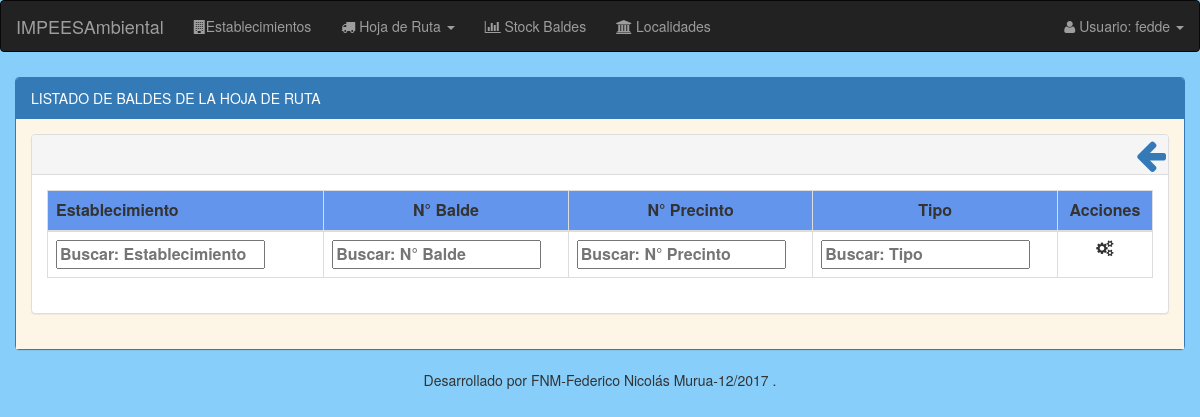
Before: /hojas-de-Ruta/listado/hoja_de_ruta/2018/4/14/ (signed in) with the older database file.
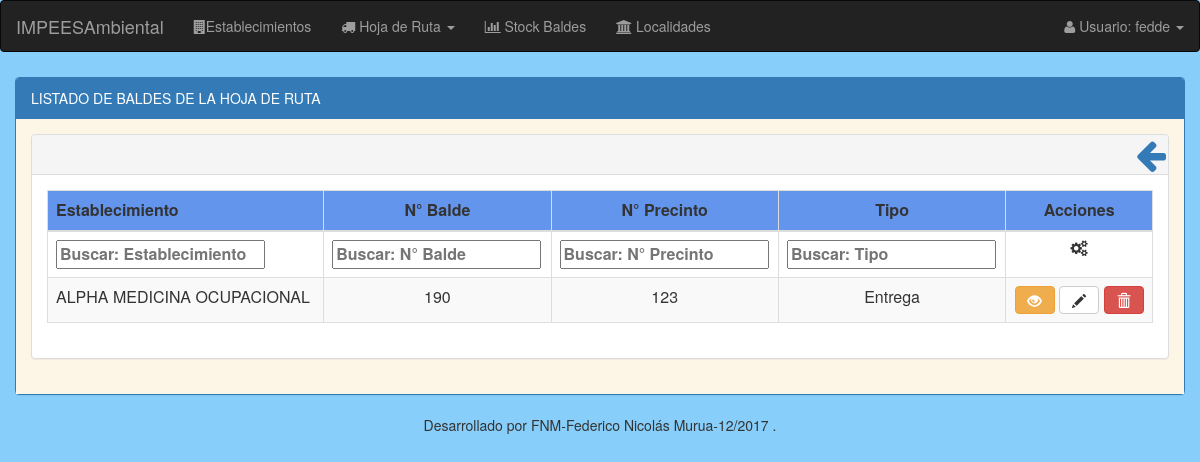
After: the same page with the newer database file.
### modulo_I/models.py (models this page shows, shortened)
class DetalleHojaRuta(models.Model):
    balde = models.ForeignKey('Balde') #balde_entrega
    nro_precinto = models.BigIntegerField(unique=True, blank=True, null=True)
    tipo = models.CharField(max_length=15, choices=Entrega_Retiro)
    registro_hoja_ruta = models.ForeignKey('RegistroHojaRuta')

class RegistroHojaRuta(models.Model):
    fecha_recorrido = models.DateField() #fecha del dia que se imprimió la hoja de ruta
    establecimiento_generador = models.ForeignKey('EstablecimientoGenerador')
    hora_llegada = models.CharField(max_length=5, blank=True, null=True)
    hora_salida = models.CharField(max_length=5, blank=True, null=True)
    class Meta:
        unique_together = ('fecha_recorrido', 'establecimiento_generador',)

class EstablecimientoGenerador(models.Model):
    nro_inscripcion = models.BigIntegerField(unique=True, blank=True, null=True, default=None) # N° inscripcion registro de generadores provincia del chubut
    activo = models.BooleanField(default=False)
    razon_social = models.CharField(max_length=50)
    direccion = models.CharField(max_length=100)
    tipo_actividad = MultiSelectField(choices=sorted(Actividades), blank=True, null=True)
    recoleccion = MultiSelectField(choices=Dias, blank=True, null=True)
    localidad = models.ForeignKey('Localidad', null=True, on_delete=models.SET_NULL)
    telefono = models.CharField(max_length=50, blank=True, null=True)
    email = models.CharField(max_length=200, blank=True, null=True)
    responsable_ambiental = models.CharField(max_length=50, blank=True, null=True)
    cuit = models.CharField(max_length=20, blank=True, null=True)
    recorrido = models.ForeignKey('Recorrido', blank=True, null=True, on_delete=models.SET_NULL)
    nro_parada = models.IntegerField(validators=[MinValueValidator(1)], blank=True, null=True)
    recorrido_extra = models.ForeignKey('Recorrido', blank=True, null=True, on_delete=models.SET_NULL, related_name="recorrido_extra")
    nro_parada_extra = models.IntegerField(validators=[MinValueValidator(1)], blank=True, null=True)
    def __str__(self):
        return "%s" % (self.razon_social)

class Balde(models.Model):
    nro_balde = models.CharField(max_length=15, unique=True)
    capacidad = models.CharField(max_length=5, choices=Capacidad_balde) # en dm3
    estado = models.CharField(max_length=15, choices=Estado, default='En Planta')
    establecimiento_generador = models.ForeignKey('EstablecimientoGenerador', blank=True, null=True, default=None)

### modulo_I/views.py (the view)
@login_required
def listado_baldes_utilizados(request, anio, mes, dia):
    fecha_recorrido = datetime.date(int(anio), int(mes), int(dia))
    listado_baldes = DetalleHojaRuta.objects.filter(registro_hoja_ruta__fecha_recorrido__year=int(anio), registro_hoja_ruta__fecha_recorrido__month=int(mes), registro_hoja_ruta__fecha_recorrido__day=int(dia))
    return render(request, 'registroHojaRuta/baldes_utilizados/baldeutilizado_listado.html', {'listado_baldes': listado_baldes})

### modulo_I/templates/registroHojaRuta/baldes_utilizados/baldeutilizado_listado.html (shortened to what this page needs)
{% extends "balde/balde_listado.html" %}
{% load staticfiles %}
{% block panel-heading %}
  LISTADO DE BALDES DE LA HOJA DE RUTA
{% endblock %}
{% block panel-heading-tabla %}
  <div style="padding-top:0.3%; padding-left:0.1%;">
    <a href="{% url 'registroHojaRuta:listado_general' %}" data-toggle="tooltip" title="Volver"><i class="fa fa-arrow-left pull-right" style="font-size: 35px;padding-right:2px;"></i></a>
  </div>
{% endblock %}
{% block thead-tabla %}
  <thead>
  <tr style="background:#6495ED;">
      <th width="25%">Establecimiento</th>
      <th style="text-align: center;">N° Balde</th>
      <th style="text-align: center;">N° Precinto</th>
      <th style="text-align: center;">Tipo</th>
      <th style="text-align: center;">Acciones</th>
  </tr>
  </thead>
{% endblock %}
{% block tfoot-tabla %}
  <tfoot>
     <tr>
       <th>Establecimiento</th>
       <th>N° Balde</th>
       <th>N° Precinto</th>
       <th>Tipo</th>
       <th style="text-align: center;"><i class="fa fa-cogs"></i></th>
    </tr>
  </tfoot>
{% endblock %}
{% block tbody-tabla %}
<tbody>
  {% for balde in listado_baldes %}
      <tr>
        <td>{{ balde.registro_hoja_ruta.establecimiento_generador}}</td>
        <td style="text-align: center;">{{ balde.balde.nro_balde }}</td>
        {% if balde.nro_precinto %}
          <td style="text-align: center;">{{ balde.nro_precinto}}</td>
        {% else %}
          <td style="text-align: center;">-</td>
        {% endif %}
        <td style="text-align: center;">{{ balde.tipo}}</td>
        <td align="center">
            <a class="btn btn-warning" data-toggle="tooltip" title="Detalles" href="{% url 'registroHojaRuta:detalle_balde_utilizado' id_balde=balde.id %}"><em class="glyphicon glyphicon-eye-open"></em></a>
            <a class="btn btn-default" data-toggle="tooltip" title="Modificar" href="{% url 'registroHojaRuta:modif_balde_utilizado' id_balde=balde.balde.id id_hoja=balde.registro_hoja_ruta.id %}"><em class="glyphicon glyphicon-pencil"></em></a>
            <a id="nro_balde"class="btn btn-danger btn-baja"  data-baldenro="{{balde.id}}" data-toggle="modal" data-target="#modal_baja" title="Eliminar"><em class="glyphicon glyphicon-trash"></em></a>
        </td>
      </tr>
    {% endfor %}
  </tbody>
{% endblock %}

Changed rows visible on the page:
added DetalleHojaRuta: registro_hoja_ruta.establecimiento_generador "ALPHA MEDICINA OCUPACIONAL", balde.nro_balde "190", nro_precinto "123", tipo "Entrega"
